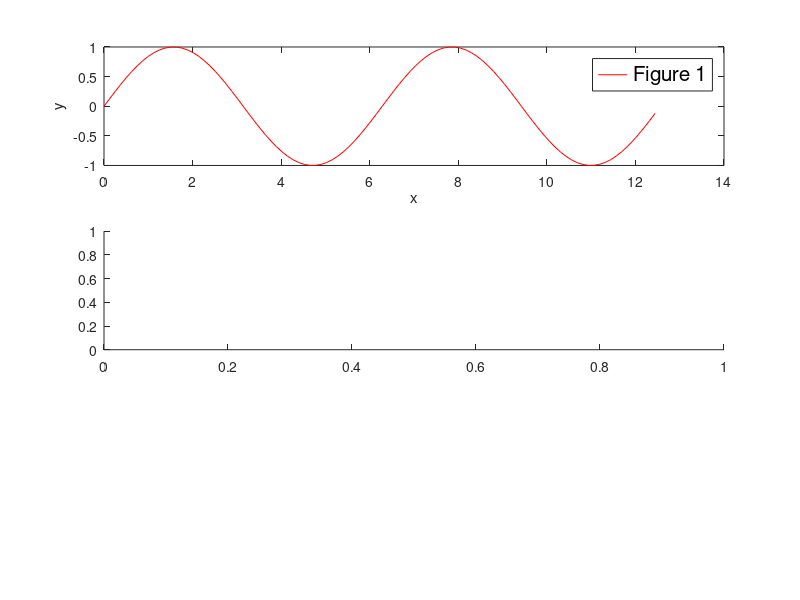

MATLAB code to generate this figure: (Note: this script raises an error after producing the figure.)
clc
clear;

x=0:0.1257:4*pi;

y1=sin(x);
y2=1-cos(x)+x/10;
y3=sin(x)/cos(2*x+5);

subplot(3,1,1);
plot(x,y1,'-r')
legend({'Figure 1'},'FontSize',15);
xlabel('x');
ylabel('y');

subplot(3,1,2);
legend({'Figure 2'},'FontSize',15);
xlabel('x');
ylabel('y');



plot(x,y2,'sg')
subplot(3,1,3);
plot(x,y3,'*k')
legend({'Figure 1'},'FontSize',15);
xlabel('x');
ylabel('y');


hold on
grid on
